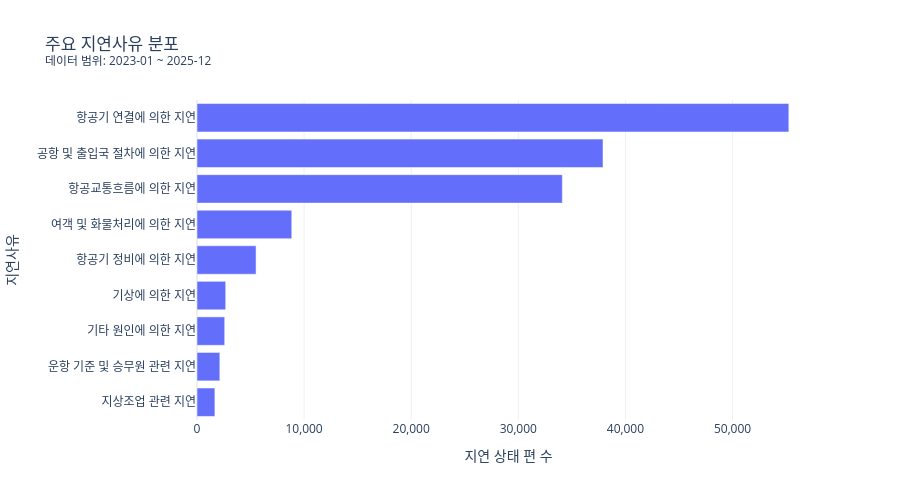

Notebook source saved alongside this figure:
### Code cell
# 차트: 운항 결과인 회항을 제외하고 지연 상태에서 많이 입력된 사유를 비교한다.
reason_chart = (
    delay_reason_distribution_df[
        (delay_reason_distribution_df['운항결과 사유 여부'] == 0)
        & (delay_reason_distribution_df['지연 상태 편 수'] > 0)
    ]
    .nlargest(9, '지연 상태 편 수')
    .sort_values('지연 상태 편 수')
)

fig = px.bar(
    reason_chart,
    x='지연 상태 편 수',
    y='지연사유 표준값',
    orientation='h',
    title=chart_title('주요 지연사유 분포', EDA_PERIODS),
    labels={'지연사유 표준값': '지연사유'},
    template=PLOTLY_TEMPLATE,
)
fig.update_xaxes(tickformat=',')
fig.update_layout(height=500, showlegend=False)
fig.show(config={'displaylogo': False})

### Figure 1 — Plotly figure (JSON) as saved in the notebook; plotly's stock layout.template omitted (floating-point values rounded to 4 significant figures)
{"data": [{"hovertemplate": "지연 상태 편 수=%{x}<br>지연사유=%{y}<extra></extra>", "legendgroup": "", "marker": {"color": "#636efa", "pattern": {"shape": ""}}, "name": "", "orientation": "h", "showlegend": false, "textposition": "auto", "type": "bar", "x": [1671.0, 2131.0, 2586.0, 2680.0, 5515.0, 8848.0, 34110.0, 37900.0, 55260.0], "xaxis": "x", "y": ["지상조업 관련 지연", "운항 기준 및 승무원 관련 지연", "기타 원인에 의한 지연", "기상에 의한 지연", "항공기 정비에 의한 지연", "여객 및 화물처리에 의한 지연", "항공교통흐름에 의한 지연", "공항 및 출입국 절차에 의한 지연", "항공기 연결에 의한 지연"], "yaxis": "y"}], "layout": {"barmode": "relative", "height": 500, "legend": {"tracegroupgap": 0}, "showlegend": false, "title": {"text": "주요 지연사유 분포<br><sup>데이터 범위: 2023-01 ~ 2025-12</sup>"}, "xaxis": {"anchor": "y", "domain": [0, 1], "tickformat": ",", "title": {"text": "지연 상태 편 수"}}, "yaxis": {"anchor": "x", "domain": [0, 1], "title": {"text": "지연사유"}}}}
